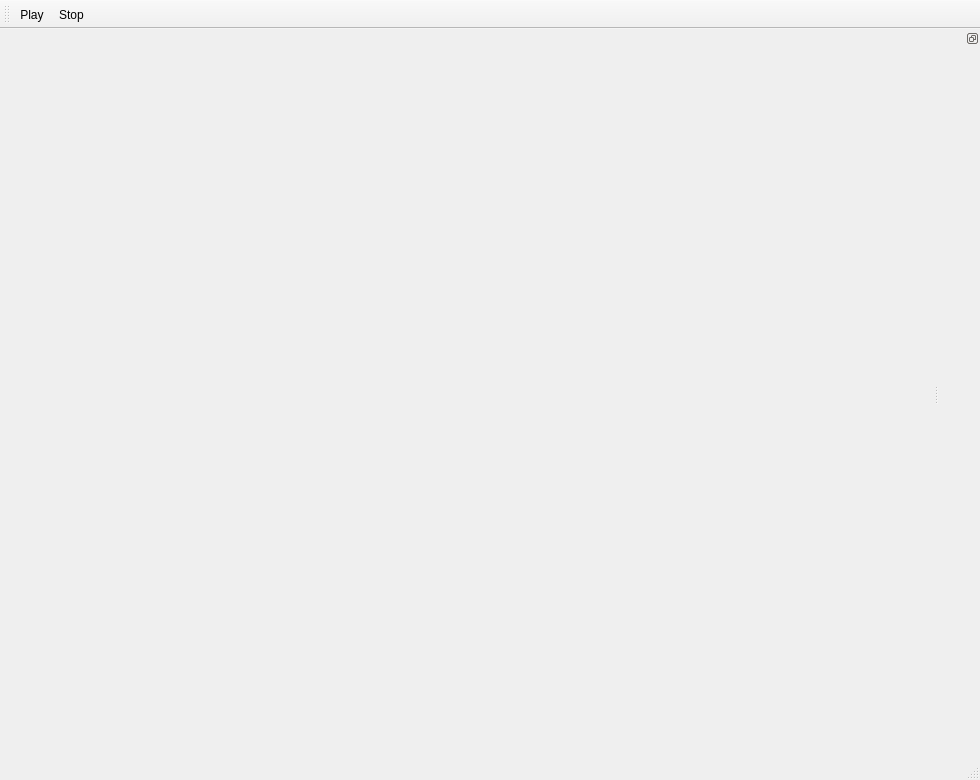
<?xml version="1.0" encoding="UTF-8"?>
<ui version="4.0">
 <class>MainWindow</class>
 <widget class="QMainWindow" name="MainWindow">
  <property name="geometry">
   <rect>
    <x>0</x>
    <y>0</y>
    <width>980</width>
    <height>780</height>
   </rect>
  </property>
  <property name="windowTitle">
   <string>MainWindow</string>
  </property>
  <widget class="QWidget" name="centralwidget">
   <layout class="QVBoxLayout" name="verticalLayout_2"/>
  </widget>
  <widget class="QToolBar" name="toolBar">
   <property name="windowTitle">
    <string>toolBar</string>
   </property>
   <attribute name="toolBarArea">
    <enum>TopToolBarArea</enum>
   </attribute>
   <attribute name="toolBarBreak">
    <bool>false</bool>
   </attribute>
   <addaction name="actionPlay"/>
   <addaction name="actionStop"/>
  </widget>
  <widget class="QDockWidget" name="dockProperties">
   <property name="features">
    <set>QDockWidget::DockWidgetFloatable|QDockWidget::DockWidgetMovable</set>
   </property>
   <attribute name="dockWidgetArea">
    <number>2</number>
   </attribute>
   <widget class="QWidget" name="layoutDockProperty">
    <layout class="QVBoxLayout" name="verticalLayout">
     <property name="leftMargin">
      <number>0</number>
     </property>
     <property name="topMargin">
      <number>0</number>
     </property>
     <property name="rightMargin">
      <number>0</number>
     </property>
     <property name="bottomMargin">
      <number>0</number>
     </property>
    </layout>
   </widget>
  </widget>
  <widget class="QStatusBar" name="statusBar"/>
  <action name="actionPlay">
   <property name="text">
    <string>Play</string>
   </property>
   <property name="shortcut">
    <string>Space</string>
   </property>
  </action>
  <action name="actionStop">
   <property name="text">
    <string>Stop</string>
   </property>
  </action>
 </widget>
 <resources/>
 <connections/>
</ui>
